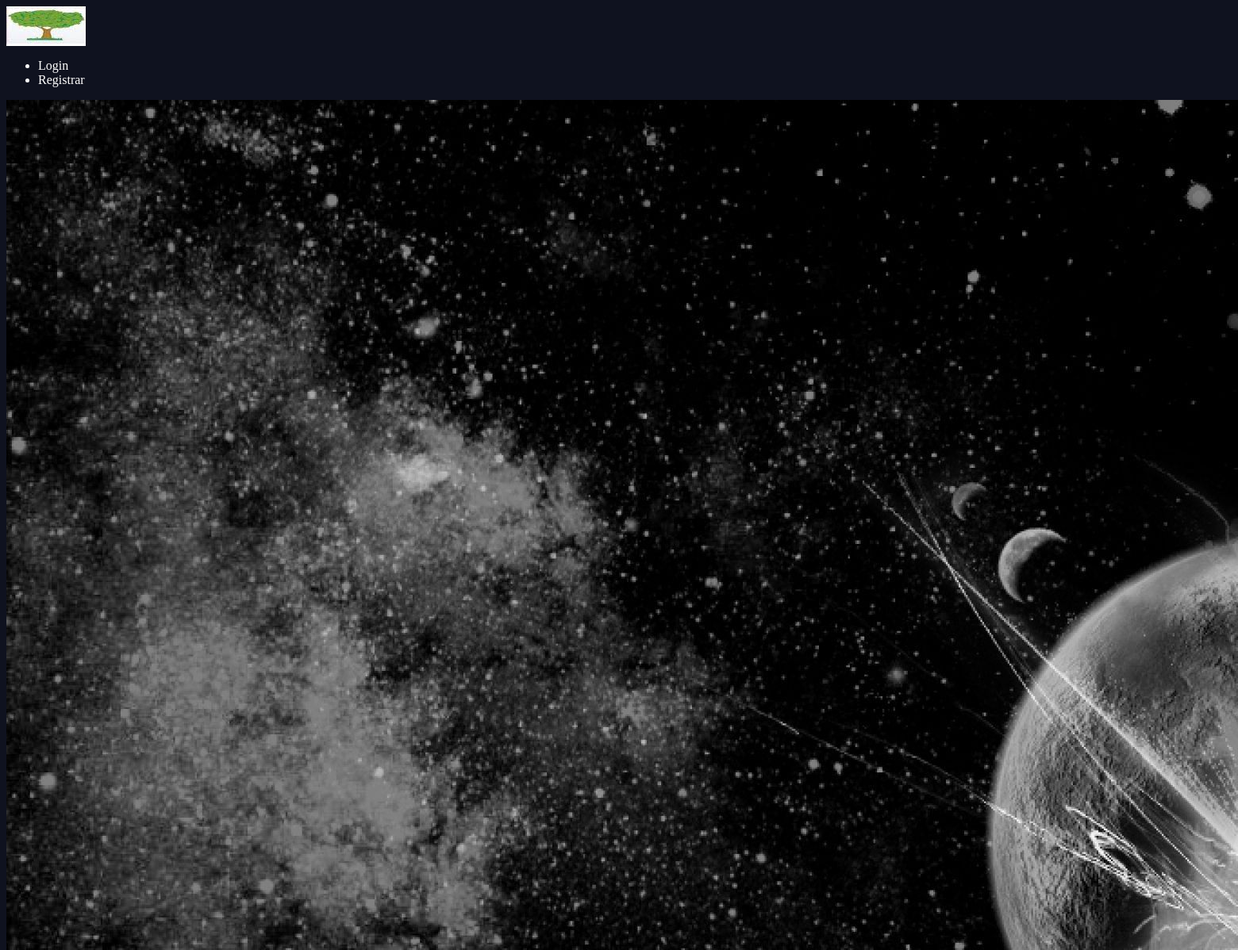
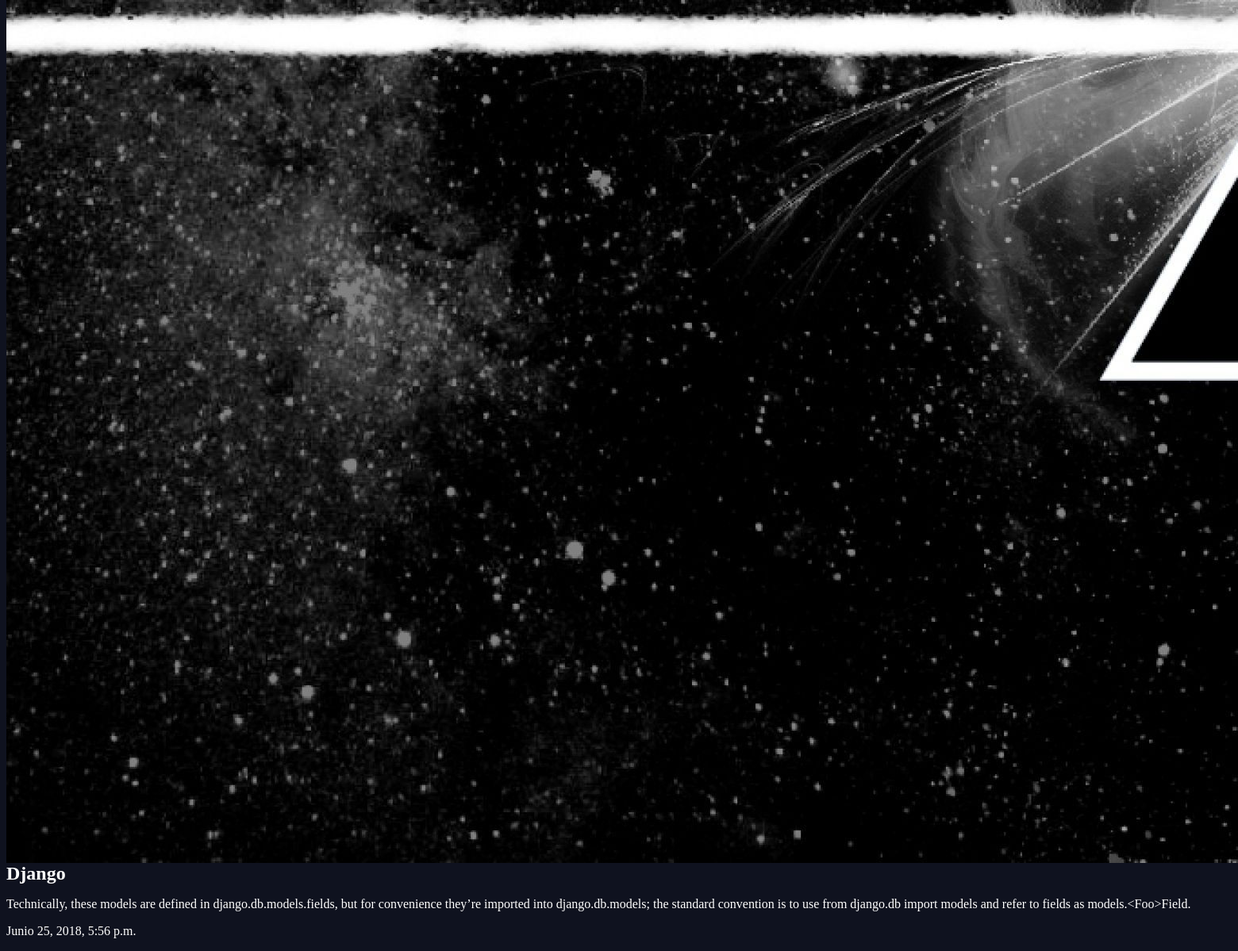
Page /articulos/Django/ on the committed database (2 pictures, top to bottom).
### articulos/models.py (models this page shows, shortened)
class Articulos(models.Model):
    titulo = models.CharField(max_length=60)
    slug = models.SlugField()
    cuerpo = models.TextField()
    fecha_creacion = models.DateTimeField(auto_now_add=True)
    autor = models.ForeignKey(User, default=None,on_delete=models.CASCADE)
    thumb = models.ImageField(default='default.png', blank=True)

### articulos/views.py (the view)
# urls.py: re_path(r'^(?P<slug>[\w-]+)/$', views.detalles_art,name ='detalle'),
def detalles_art(request, slug):
    articulos = Articulos.objects.get(slug=slug)
    return render(request,'articulos/detalle_articulo.html',{'articulos':articulos})

### articulos/templates/articulos/detalle_articulo.html
{% extends 'base_layout.html' %}
{% block content %}
<div class="detalle_art">
    <div class="articulos">
        <img src="{{articulos.thumb.url}}">
        <h2>{{articulos.titulo}}</h2>
        <p>{{articulos.cuerpo}}</p>
        <p>{{articulos.fecha_creacion}}</p>
    </div>
</div>
{% endblock %}

### templates/base_layout.html (shortened to what this page needs)
{% load static from staticfiles%}
<html lang="en">
    <head>
        <link rel="stylesheet" href="{% static 'styles.css'%}">
    </head>
    <body>
        <header class="wrapper">
            <h1><a href="{% url 'home' %}"><img src="{% static 'logo.jpg' %}"/></a> </h1>
            <nav>
                <ul>
                    {% if user.is_authenticated %}
                        <li>
                            <form class = "logout-link" action="{% url 'cuentas:logout' %}" method="POST">
                                {% csrf_token %}
                                <button type="submit">Logout</button>
                            </form>
                        </li>
                        <li><a href="{% url 'articulos:crear' %}" class="highligth"> Crear Articulo</li>
                    {% else %}
                        <li><a href="{% url 'cuentas:login'%}">Login</a></li>
                        <li><a href="{% url 'cuentas:logup'%}">Registrar</a></li>
                    {% endif%}
                </ul>
            </nav>
        </header>
        <div class = "wrapper">
            {% block content%}
            {% endblock %}
        </div>
    </body>
</html>

### assets/styles.css (style rules this page uses)
body { background-color: #0f121f; ##background-image: url(fondo.jpg); background-repeat-y: no-repeat; color:#fff; }
body * { font-family:Ubuntu }
h1,h2,h3,h4,h5 { font-weigth: normal; margin: 0; }
a,a:hover, a:visited { color: #fff; text-decoration: none; }

### rows in the picture
Articulos: thumb (picture), titulo "Django", cuerpo "Technically, these models are defined in django.db.models.fields, but for convenience they’re imported into django.db.models; the standard convention is to use from django.db import models and refer to fields as models.<Foo>Field.", fecha_creacion "Junio 25, 2018, 5:56 p.m."
